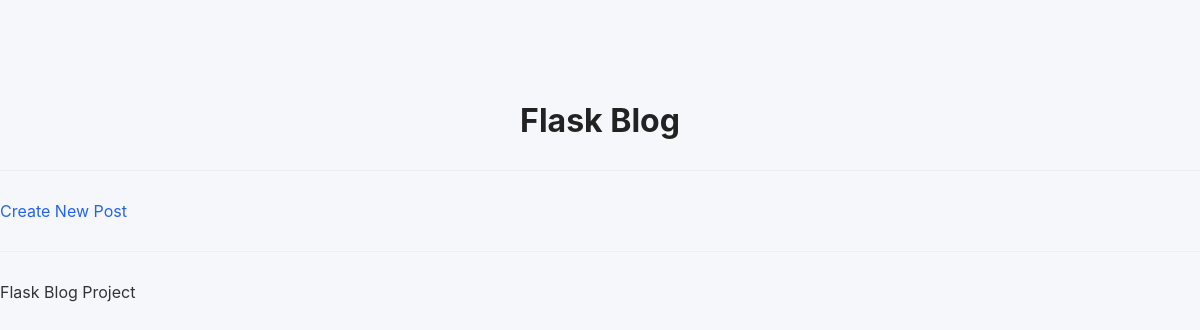
Before: / with the older database file.
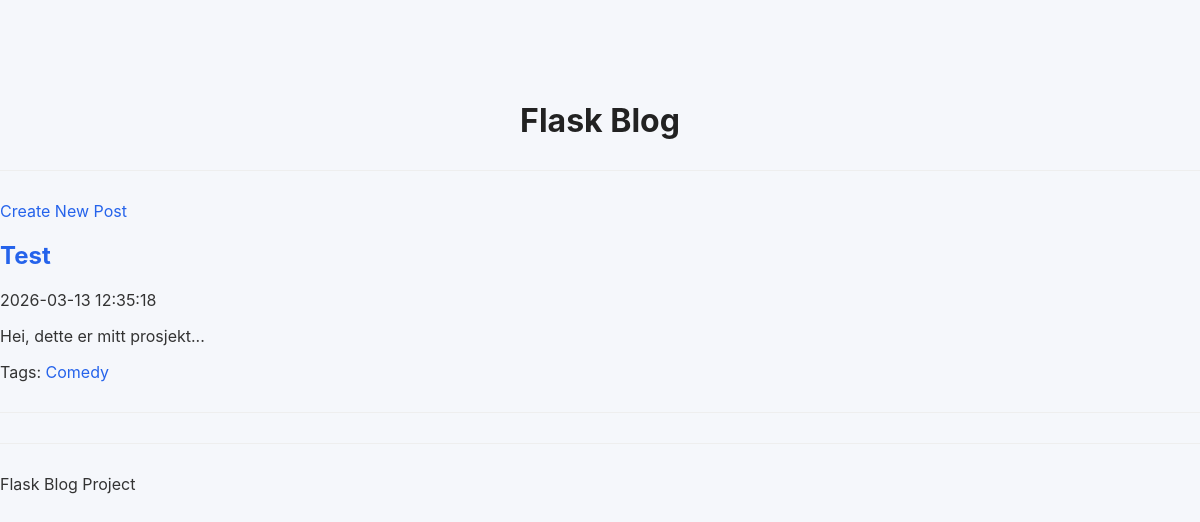
After: the same page with the newer database file.
### tables this page shows
CREATE TABLE posts (
    id INTEGER PRIMARY KEY AUTOINCREMENT,
    title TEXT NOT NULL,
    body TEXT NOT NULL,
    tags TEXT,
    created TIMESTAMP DEFAULT CURRENT_TIMESTAMP
);

### app.py (the view)
@app.route("/")
def home():
    posts = db.get_posts()
    return render_template("home.html", posts=posts)

### db.py (called while the page is built)
def get_db():
    conn = sqlite3.connect(DATABASE)
    conn.row_factory = sqlite3.Row
    return conn

def get_posts():
    conn = get_db()
    posts = conn.execute(
        "SELECT * FROM posts ORDER BY created DESC"
    ).fetchall()
    conn.close()
    return posts

### templates/home.html
{% extends "base.html" %}
{% block content %}
<a href="/create">Create New Post</a>
{% for post in posts %}
<h2>
<a href="/post/{{post.id}}">
{{post.title}}
</a>
</h2>
<p>{{post.created}}</p>
<p>
{{post.body[:150]}}...
</p>
<p>
Tags:
{% for tag in (post.tags or "").split(",") %}
<a href="/tag/{{tag}}">{{tag}}</a>
{% endfor %}
</p>
<hr>
{% endfor %}
{% endblock %}

### templates/base.html (shortened to what this page needs)
<!DOCTYPE html>
<html>
<head>
    <link rel="stylesheet" href="{{ url_for('static', filename='style.css') }}">
</head>
<body>
    <div class="container"></div>
<header>
    <h1><a href="{{ url_for('home') }}">Flask Blog</a></h1>
</header>
<hr>
{% block content %}
{% endblock %}
<hr>
<footer>
    <p>Flask Blog Project</p>
</footer>
</body>
</html>

### static/style.css (style rules this page uses)
body { font-family: -apple-system, BlinkMacSystemFont, "Segoe UI", Roboto, Arial, sans-serif; background-color: #f5f7fb; margin: 0; padding: 0; color: #333; }
header { text-align: center; margin-bottom: 30px; }
.container { max-width: 800px; margin: auto; padding: 40px 20px; }
h1 a { text-decoration: none; color: #222; }
h1 { text-align: center; margin-bottom: 30px; }
h2, h3 { color: #222; }
a { color: #2563eb; text-decoration: none; }
hr { border: none; border-top: 1px solid #eee; margin: 30px 0; }

Changed rows visible on the page:
added posts: title "Test", created "2026-03-13 12:35:18", body "Hei, dette er mitt prosjekt", tags "Comedy"
